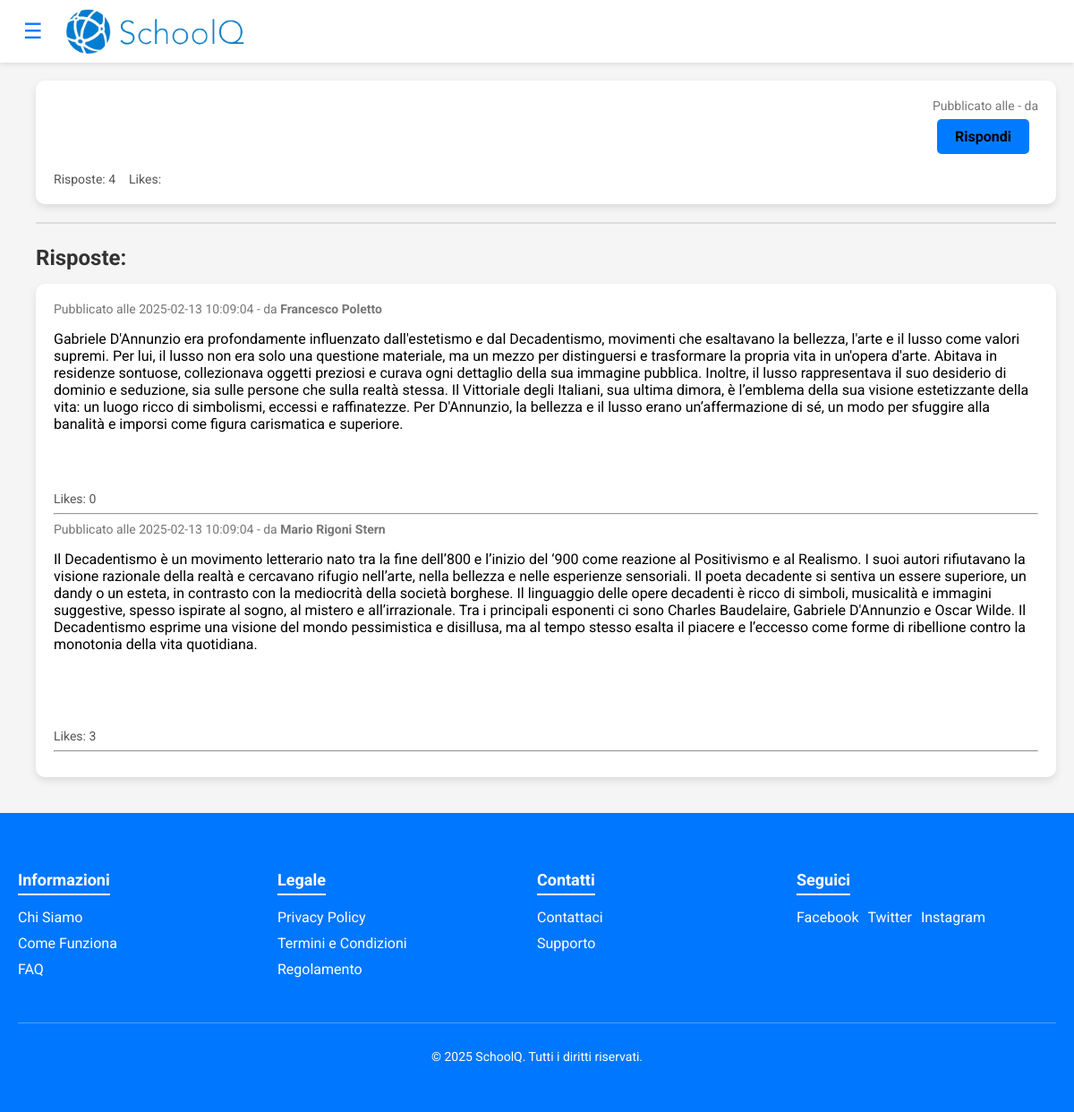
The page /php_front/risposta.php?id=1 on the database its author committed.
### tables this page shows
CREATE TABLE `risposte` (
  `IDRisposta` int(11) NOT NULL,
  `dataPubbl` datetime NOT NULL,
  `testoRisposta` varchar(1000) NOT NULL,
  `nLike` int(11) NOT NULL,
  `questionID` int(11) NOT NULL,
  `userID` int(11) NOT NULL
);

CREATE TABLE `utenti` (
  `userID` int(11) NOT NULL,
  `nome` varchar(30) NOT NULL,
  `cognome` varchar(30) NOT NULL,
  `email` varchar(100) NOT NULL,
  `password` varchar(100) NOT NULL,
  `privilegio` enum('USER','MODER','ADMIN') NOT NULL DEFAULT 'USER'
);

### php_front/risposta.php (the view, shortened to what this page needs)
<?php
    $servername = "localhost";
    $username = "root";
    $password = "";
    $dbname = "schoolq";
    $conn = new mysqli($servername, $username, $password, $dbname);
    $conn->set_charset("utf8mb4");
    $iddomanda = $_GET['id'];
    $stmt = $conn->prepare("SELECT r.*, u.nome, u.cognome FROM risposte r
                        JOIN utenti u ON r.userID = u.userID
                        WHERE r.questionID = ?");
    $stmt->bind_param("i", $iddomanda);
    $stmt->execute();
    $result = $stmt->get_result();
    $stmt_domanda = $conn->prepare("SELECT d.*, u.nome, u.cognome, c.nome AS nomecat FROM domande d
                                    JOIN utenti u ON d.userID = u.userID
                                    JOIN categorie c ON c.IDCategoria = d.categoriaID
                                    WHERE questionID = ?");
    $stmt_domanda->bind_param("i", $iddomanda);
    $stmt_domanda->execute();
    $domanda = $stmt_domanda->get_result();
?>
<!DOCTYPE html>
<html lang="it">
<head>
  <link rel="stylesheet" href="../CSS/menuCSS.css">
</head>
<body>
  <header class="top-navbar">
    <div class="nav-container">
      <div class="logo">
        <button class="toggle-btn" onclick="toggleSidebar()">&#9776;</button>
        <img src="../Immagini/mondo01.png" alt="SchoolQ Logo">
      </div>
    </div>
  </header>
  <div id="main-content" class="main-content">
    <div id="domanda" class="domanda">
      <?php
      if ($domanda->num_rows > 0) {
          $row = $domanda->fetch_assoc();
          echo '<div class="question-item">';
          echo   '<div class="question-header">';
          echo     '<div class="question-meta">Pubblicato alle ' . $row["dataPubbl"] . ' - da <strong>' . $row['nome'] . ' ' . $row['cognome'] . '</strong></div>';
          echo   '</div>';
          echo   '<div class="question-body">';
          echo     '<a href="nuova_risposta.php?id=' . $iddomanda . '" class="response-button">Rispondi</a>';
          echo   '</div>';
          echo   '<div class="question-footer">';
          echo     '<div class="question-stats">';
          echo       '<span>Risposte: 4</span>';
          echo       '<span>Likes: ' . htmlspecialchars($row["nLike"]) . '</span>';
          echo     '</div>';
          echo   '</div>';
          echo '</div>';
          echo '<hr class="separator">';
          echo '<h3 class="response-title">Risposte:</h3>';
      } else {
          echo "<p>Nessuna domanda disponibile.</p>";
      }
      ?>
    </div>
    <div class="risposte">
      <?php
      if ($result->num_rows > 0) {
          echo '<div class="question-item">';
          while($row = $result->fetch_assoc()){
              echo '<div class="question-header">';
              echo   '<div class="question-meta">Pubblicato alle ' . $row["dataPubbl"] . ' - da <strong>' . $row['nome'] . ' ' . $row['cognome'] . '</strong></div>';
              echo '</div>';
              echo '<div class="question-body">';
              echo   '<p>' . nl2br(htmlspecialchars($row["testoRisposta"])) . '</p>';
              echo '</div>';
              echo '<div class="question-footer">';
              echo   '<div class="question-stats">';
              echo     '<span>Likes: ' . htmlspecialchars($row["nLike"]) . '</span>';
              echo   '</div>';
              echo '</div>';
              echo '<hr>';
          }
          echo '</div>';
      } else {
          echo "<p>Nessuna risposta disponibile.</p>";
      }
      ?>
    </div>
  </div>
  <footer class="footer">
    <div class="footer-container">
      <div class="footer-section">
        <h4>Informazioni</h4>
        <ul>
          <li><a href="chi-siamo.html">Chi Siamo</a></li>
          <li><a href="guida.html">Come Funziona</a></li>
          <li><a href="faq.html">FAQ</a></li>
        </ul>
      </div>
      <div class="footer-section">
        <h4>Legale</h4>
        <ul>
          <li><a href="privacy.html">Privacy Policy</a></li>
          <li><a href="termini.html">Termini e Condizioni</a></li>
          <li><a href="regolamento.html">Regolamento</a></li>
        </ul>
      </div>
      <div class="footer-section">
        <h4>Contatti</h4>
        <ul>
          <li><a href="contact.html">Contattaci</a></li>
          <li><a href="supporto.html">Supporto</a></li>
        </ul>
      </div>
      <div class="footer-section social">
        <h4>Seguici</h4>
        <ul>
          <li><a href="https://facebook.com/tuoforum" target="_blank">Facebook</a></li>
          <li><a href="https://twitter.com/tuoforum" target="_blank">Twitter</a></li>
          <li><a href="https://instagram.com/tuoforum" target="_blank">Instagram</a></li>
        </ul>
      </div>
      <div class="footer-bottom">
        <p>&copy; 2025 SchoolQ. Tutti i diritti riservati.</p>
      </div>
    </div>
  </footer>
</body>
</html>

### CSS/menuCSS.css (style rules this page uses)
body { margin: 0; padding: 0; font-family: 'Roboto', sans-serif; background-color: #f5f5f5; }
.top-navbar { position: fixed; top: 0; left: 0; width: 100%; background-color: #ffffff; box-shadow: 0 2px 5px rgba(0,0,0,0.1); z-index: 1100; padding: 10px 0; }
.nav-container { max-width: 1200px; margin: 100 auto; display: flex; align-items: center; padding: 0 20px; }
.nav-container .logo { display: flex; align-items: center; }
.nav-container .logo img { max-height: 50px; margin-right: 1200px; }
.toggle-btn { font-size: 24px; background: none; border: none; color: #0077ff; cursor: pointer; margin-right: 20px; }
.main-content { margin-top: 70px; padding: 20px; transition: margin-left 0.3s ease; margin-left: 20px; }
.question-item { background-color: #fff; border-radius: 10px; padding: 20px; margin-bottom: 20px; box-shadow: 0 4px 8px rgba(0,0,0,0.1); transition: transform 0.2s; }
.question-header { display: flex; justify-content: space-between; align-items: center; margin-bottom: 10px; }
.question-meta { font-size: 14px; color: #777; }
.question-body { font-size: 16px; margin: 10px 0; }
.question-footer { display: flex; justify-content: space-between; align-items: center; margin-top: 10px; }
.question-stats { font-size: 14px; color: #555; }
.question-stats span { margin-right: 15px; }
.question-body { position: relative; padding-bottom: 40px; }
.response-button { position: absolute; bottom: 10px; right: 10px; padding: 10px 20px; background-color: #007BFF; color: black; font-weight: bold; border-radius: 5px; text-decoration: none; text-align: center; transition: background-color 0.3s ease, color 0.3s ease; }
.separator { border: 0; height: 2px; background: #ddd; margin: 20px 0; }
.response-title { font-size: 1.5em; font-weight: bold; color: #333; margin-bottom: 15px; }
.footer { background-color: #0077ff; color: #fff; padding: 40px 20px; font-family: 'Roboto', sans-serif; }
.footer-container { max-width: 1200px; margin: 0 auto; display: flex; flex-wrap: wrap; justify-content: space-between; }
.footer-section { flex: 1; min-width: 200px; margin-bottom: 20px; }
.footer-section h4 { font-size: 18px; margin-bottom: 15px; border-bottom: 2px solid #fff; display: inline-block; padding-bottom: 5px; }
.footer-section ul { list-style: none; padding: 0; margin: 0; }
.footer-section ul li { margin-bottom: 10px; }
.footer-section ul li a { text-decoration: none; color: #fff; transition: color 0.3s ease; }
.footer-section.social ul { display: flex; gap: 10px; }
.footer-section.social ul li { margin-bottom: 0; }
.footer-bottom { width: 100%; text-align: center; border-top: 1px solid rgba(255, 255, 255, 0.3); padding-top: 15px; margin-top: 20px; font-size: 14px; }

### rows shown on the page
risposte: dataPubbl "2025-02-13 10:09:04", userID.nome "Francesco", userID.cognome "Poletto", testoRisposta "Gabriele D'Annunzio era profondamente influenzato dall'estetismo e dal Decadentismo, movimenti che esaltavano la bellezza, l'arte e il lusso come valori supremi. Per lui, il lusso non era solo una questione materiale, ma un mezzo per distinguersi e trasformare la propria vita in un'opera d'arte. Abitava in residenze sontuose, collezionava oggetti preziosi e curava ogni dettaglio della sua immagine pubblica. Inoltre, il lusso rappresentava il suo desiderio di dominio e seduzione, sia sulle persone che sulla realtà stessa. Il Vittoriale degli Italiani, sua ultima dimora, è l’emblema della sua visione estetizzante della vita: un luogo ricco di simbolismi, eccessi e raffinatezze. Per…", nLike "0"
risposte: dataPubbl "2025-02-13 10:09:04", userID.nome "Mario", userID.cognome "Rigoni Stern", testoRisposta "Il Decadentismo è un movimento letterario nato tra la fine dell’800 e l’inizio del ‘900 come reazione al Positivismo e al Realismo. I suoi autori rifiutavano la visione razionale della realtà e cercavano rifugio nell’arte, nella bellezza e nelle esperienze sensoriali. Il poeta decadente si sentiva un essere superiore, un dandy o un esteta, in contrasto con la mediocrità della società borghese. Il linguaggio delle opere decadenti è ricco di simboli, musicalità e immagini suggestive, spesso ispirate al sogno, al mistero e all’irrazionale. Tra i principali esponenti ci sono Charles Baudelaire, Gabriele D'Annunzio e Oscar Wilde. Il Decadentismo esprime una visione del mondo pessimistica e…", nLike "3"
